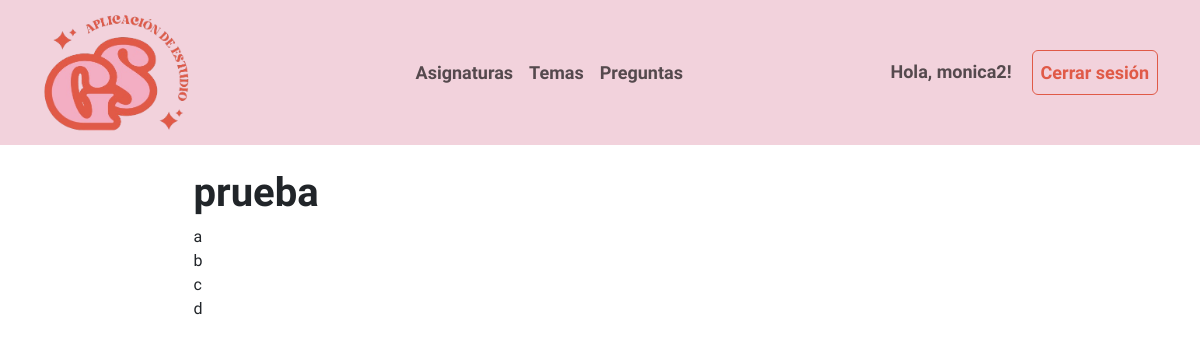
/quiz/pregunta/1/ (signed in), run on the app's committed database.
### quiz/models.py (models this page shows, shortened)
class Pregunta(models.Model):
    tema = models.ForeignKey(Tema, related_name='preguntas', on_delete=models.CASCADE)
    texto = models.TextField()
    respuesta_correcta = models.ForeignKey('Respuesta', related_name='preguntas_correctas', on_delete=models.CASCADE, null=True)
    fallos = models.IntegerField(default=0)
    ayuda = models.TextField(blank=True, null=True)

class Respuesta(models.Model):
    pregunta = models.ForeignKey(Pregunta, related_name='respuestas', on_delete=models.CASCADE)
    texto = models.TextField()

### quiz/views.py (the view)
# urls.py: path('pregunta/<int:id>/', pregunta_vista, name='pregunta_vista'),
@login_required
def pregunta_vista(request, id):
    pregunta = get_object_or_404(Pregunta, id=id, tema__asignatura__usuario=request.user)
    return render(request, 'quiz/pregunta.html', {'pregunta': pregunta})

### templates/quiz/pregunta.html
{% extends 'base.html' %}
{% load crispy_forms_tags %}
{% load static %}
{% block content %}
<div class="container w-75">
    <div class="d-flex align-items-center">
        <h1 style="margin-right: 10px;">{{ pregunta.texto }}</h1>
    </div>
    {% for respuesta in pregunta.respuestas.all %}
        <div class="d-flex w-100 justify-content-between align-items-center">
            {{ respuesta.texto }}
        </div>
    {% empty %}
        <li class="list-group-item">No hay temas creados para esta asignatura.</li>
    {% endfor %}
</div>
{% endblock %}

### templates/base.html (shortened to what this page needs)
{% load static %}
<!DOCTYPE html>
<html lang="es">
<head>
    <link href="https://cdn.jsdelivr.net/npm/bootstrap@5.3.0/dist/css/bootstrap.min.css" rel="stylesheet">
    <link rel="stylesheet" href="{% static 'quiz/styles.css' %}">
    <link href="https://cdn.jsdelivr.net/npm/bootstrap-icons@1.10.3/font/bootstrap-icons.css" rel="stylesheet">
</head>
<body>
    <nav class="navbar navbar-expand-lg navbar-light">
        <div class="container">
            <a class="navbar-brand" href="/">
                <img class="logo_reducido" src="{% static 'quiz/img/logo_reducido.png' %}" alt="Logo">
            </a>
            <div class="collapse navbar-collapse" id="navbarNav">
                {% if user.is_authenticated %}
                <div class="navbar-nav ms-auto">
                    <a class="nav-item nav-link" href="{% url 'crear_asignatura' %}">Asignaturas</a>
                    <a class="nav-item nav-link" href="{% url 'crear_tema' %}">Temas</a>
                    <a class="nav-item nav-link" href="{% url 'crear_pregunta_con_respuestas' %}">Preguntas</a>
                </div>
                {% endif %}
                <div class="navbar-nav ms-auto">
                    {% if user.is_authenticated %}
                        <span class="navbar-text">Hola, {{ user.username }}!</span>
                        <a class="nav-item nav-link btn my-btn" href="{% url 'logout' %}">Cerrar sesión</a>
                    {% else %}
                        <a class="nav-item nav-link btn my-btn" href="{% url 'registrar_usuario' %}">Registrarse</a>
                        <a class="nav-item nav-link btn my-btn" href="{% url 'login' %}">Iniciar sesión</a>
                    {% endif %}
                </div>
            </div>
        </div>
    </nav>
    <div class="container mt-4">
        {% block content %}{% endblock %}
    </div>
</body>
</html>

### quiz/static/quiz/styles.css (style rules this page uses)
:root { --blanco: #FFFFFF; --naranja-quemado: #E05A47; --naranja-quemado-oscuro: #91392e; --rosa-claro: #F3AEC3; --rosa-muy-claro: #f2d2dc; }
body { font-family: "Questrial", sans-serif; font-weight: 400; font-style: normal; }
h1, h2 { font-weight:bolder; }
.logo_reducido { max-width: 150px; }
.navbar { background-color: var(--rosa-muy-claro); font-weight: bold; font-size:large; }
.my-btn, .my-btn:active { color: var(--naranja-quemado); border: 1px solid var(--naranja-quemado); margin-left: 20px; }

### data on the page
Pregunta: texto "prueba"
Respuesta: texto "a"
Respuesta: texto "b"
Respuesta: texto "c"
Respuesta: texto "d"

### other printed values
{{ user.username }} "monica2"
